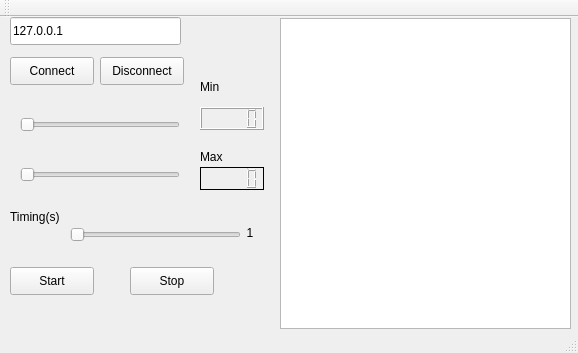
<?xml version="1.0" encoding="UTF-8"?>
<ui version="4.0">
 <class>MainWindow</class>
 <widget class="QMainWindow" name="MainWindow">
  <property name="geometry">
   <rect>
    <x>0</x>
    <y>0</y>
    <width>578</width>
    <height>353</height>
   </rect>
  </property>
  <property name="windowTitle">
   <string>MainWindow</string>
  </property>
  <widget class="QWidget" name="centralWidget">
   <widget class="QLineEdit" name="lineEdit">
    <property name="geometry">
     <rect>
      <x>10</x>
      <y>0</y>
      <width>171</width>
      <height>28</height>
     </rect>
    </property>
    <property name="text">
     <string>127.0.0.1</string>
    </property>
   </widget>
   <widget class="QPushButton" name="pushButton_connect">
    <property name="geometry">
     <rect>
      <x>10</x>
      <y>40</y>
      <width>84</width>
      <height>28</height>
     </rect>
    </property>
    <property name="text">
     <string>Connect</string>
    </property>
   </widget>
   <widget class="QPushButton" name="pushButton_disconnect">
    <property name="geometry">
     <rect>
      <x>100</x>
      <y>40</y>
      <width>84</width>
      <height>28</height>
     </rect>
    </property>
    <property name="text">
     <string>Disconnect</string>
    </property>
   </widget>
   <widget class="QPushButton" name="pushButton_stop">
    <property name="geometry">
     <rect>
      <x>130</x>
      <y>250</y>
      <width>84</width>
      <height>28</height>
     </rect>
    </property>
    <property name="text">
     <string>Stop</string>
    </property>
   </widget>
   <widget class="QPushButton" name="pushButton_start">
    <property name="geometry">
     <rect>
      <x>10</x>
      <y>250</y>
      <width>84</width>
      <height>28</height>
     </rect>
    </property>
    <property name="text">
     <string>Start</string>
    </property>
   </widget>
   <widget class="QSlider" name="horizontalSlider_min">
    <property name="geometry">
     <rect>
      <x>20</x>
      <y>100</y>
      <width>160</width>
      <height>16</height>
     </rect>
    </property>
    <property name="orientation">
     <enum>Qt::Horizontal</enum>
    </property>
   </widget>
   <widget class="QSlider" name="horizontalSlider_max">
    <property name="geometry">
     <rect>
      <x>20</x>
      <y>150</y>
      <width>160</width>
      <height>16</height>
     </rect>
    </property>
    <property name="orientation">
     <enum>Qt::Horizontal</enum>
    </property>
   </widget>
   <widget class="QLCDNumber" name="lcdNumber_min">
    <property name="geometry">
     <rect>
      <x>200</x>
      <y>90</y>
      <width>64</width>
      <height>23</height>
     </rect>
    </property>
    <property name="font">
     <font>
      <pointsize>20</pointsize>
     </font>
    </property>
   </widget>
   <widget class="QLCDNumber" name="lcdNumber_max">
    <property name="geometry">
     <rect>
      <x>200</x>
      <y>150</y>
      <width>64</width>
      <height>23</height>
     </rect>
    </property>
    <property name="autoFillBackground">
     <bool>true</bool>
    </property>
    <property name="frameShape">
     <enum>QFrame::Box</enum>
    </property>
    <property name="frameShadow">
     <enum>QFrame::Plain</enum>
    </property>
    <property name="midLineWidth">
     <number>1</number>
    </property>
    <property name="segmentStyle">
     <enum>QLCDNumber::Filled</enum>
    </property>
    <property name="value" stdset="0">
     <double>0.000000000000000</double>
    </property>
   </widget>
   <widget class="QTextBrowser" name="textBrowser">
    <property name="geometry">
     <rect>
      <x>280</x>
      <y>1</y>
      <width>291</width>
      <height>311</height>
     </rect>
    </property>
   </widget>
   <widget class="QLabel" name="label">
    <property name="geometry">
     <rect>
      <x>200</x>
      <y>60</y>
      <width>63</width>
      <height>20</height>
     </rect>
    </property>
    <property name="text">
     <string>Min</string>
    </property>
   </widget>
   <widget class="QLabel" name="label_2">
    <property name="geometry">
     <rect>
      <x>200</x>
      <y>130</y>
      <width>63</width>
      <height>20</height>
     </rect>
    </property>
    <property name="text">
     <string>Max</string>
    </property>
   </widget>
   <widget class="QLabel" name="label_3">
    <property name="geometry">
     <rect>
      <x>10</x>
      <y>190</y>
      <width>63</width>
      <height>20</height>
     </rect>
    </property>
    <property name="text">
     <string>Timing(s)</string>
    </property>
   </widget>
   <widget class="QSlider" name="horizontalSlider_3">
    <property name="geometry">
     <rect>
      <x>70</x>
      <y>210</y>
      <width>171</width>
      <height>16</height>
     </rect>
    </property>
    <property name="orientation">
     <enum>Qt::Horizontal</enum>
    </property>
   </widget>
   <widget class="QLabel" name="label_4">
    <property name="geometry">
     <rect>
      <x>240</x>
      <y>200</y>
      <width>31</width>
      <height>31</height>
     </rect>
    </property>
    <property name="text">
     <string>  1</string>
    </property>
   </widget>
  </widget>
  <widget class="QMenuBar" name="menuBar">
   <property name="geometry">
    <rect>
     <x>0</x>
     <y>0</y>
     <width>578</width>
     <height>25</height>
    </rect>
   </property>
  </widget>
  <widget class="QToolBar" name="mainToolBar">
   <attribute name="toolBarArea">
    <enum>TopToolBarArea</enum>
   </attribute>
   <attribute name="toolBarBreak">
    <bool>false</bool>
   </attribute>
  </widget>
  <widget class="QStatusBar" name="statusBar"/>
 </widget>
 <layoutdefault spacing="6" margin="11"/>
 <resources/>
 <connections>
  <connection>
   <sender>horizontalSlider_min</sender>
   <signal>valueChanged(int)</signal>
   <receiver>lcdNumber_min</receiver>
   <slot>display(int)</slot>
   <hints>
    <hint type="sourcelabel">
     <x>98</x>
     <y>149</y>
    </hint>
    <hint type="destinationlabel">
     <x>237</x>
     <y>152</y>
    </hint>
   </hints>
  </connection>
  <connection>
   <sender>horizontalSlider_max</sender>
   <signal>valueChanged(int)</signal>
   <receiver>lcdNumber_max</receiver>
   <slot>display(int)</slot>
   <hints>
    <hint type="sourcelabel">
     <x>133</x>
     <y>199</y>
    </hint>
    <hint type="destinationlabel">
     <x>227</x>
     <y>199</y>
    </hint>
   </hints>
  </connection>
  <connection>
   <sender>pushButton_connect</sender>
   <signal>clicked(bool)</signal>
   <receiver>MainWindow</receiver>
   <slot>tcpConnect()</slot>
   <hints>
    <hint type="sourcelabel">
     <x>93</x>
     <y>109</y>
    </hint>
    <hint type="destinationlabel">
     <x>56</x>
     <y>121</y>
    </hint>
   </hints>
  </connection>
  <connection>
   <sender>pushButton_start</sender>
   <signal>clicked(bool)</signal>
   <receiver>MainWindow</receiver>
   <slot>getData()</slot>
   <hints>
    <hint type="sourcelabel">
     <x>45</x>
     <y>301</y>
    </hint>
    <hint type="destinationlabel">
     <x>42</x>
     <y>277</y>
    </hint>
   </hints>
  </connection>
 </connections>
 <slots>
  <slot>tcpConnect()</slot>
  <slot>getData()</slot>
  <slot>getMax()</slot>
 </slots>
</ui>
